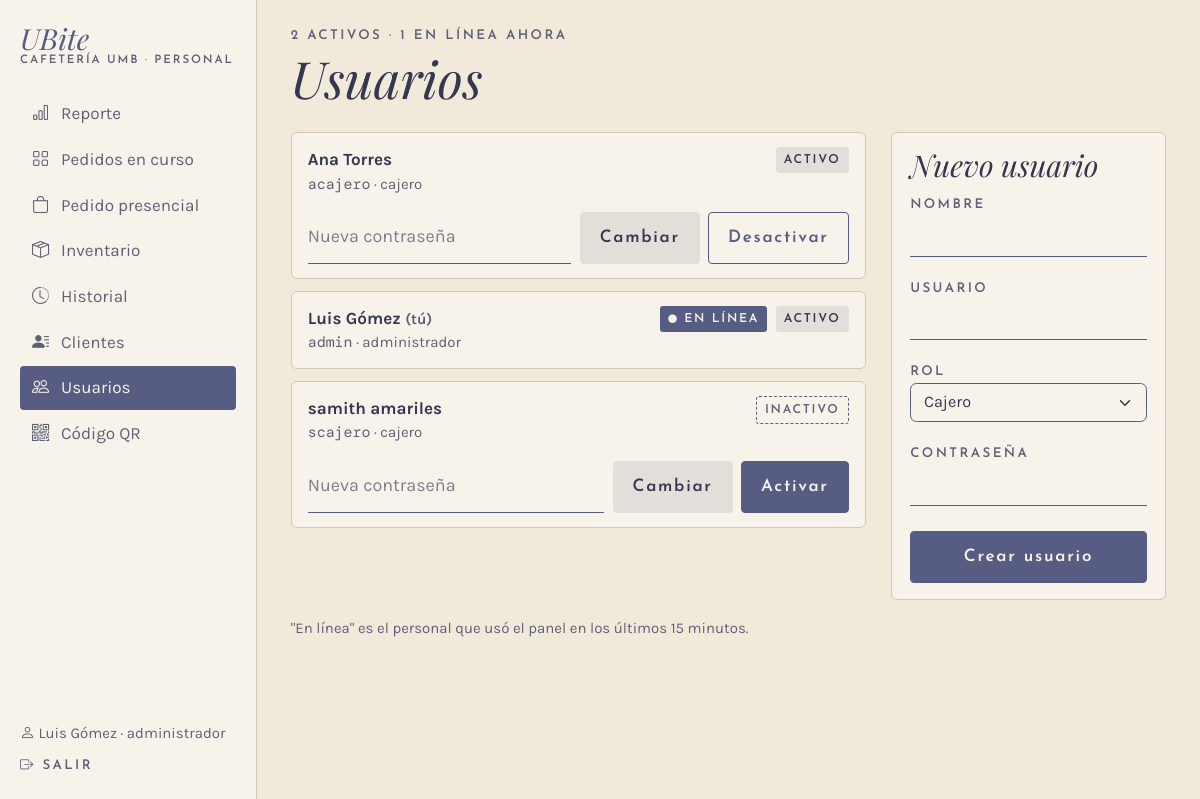
/admin/usuarios (signed in), run on the app's committed database.
### app/models.py (models this page shows, shortened)
class Usuario(UserMixin, db.Model):
    __tablename__ = "usuario"
    __table_args__ = (
        db.CheckConstraint("rol IN ('cajero', 'administrador')", name="ck_usuario_rol"),
    )
    id_usuario = db.Column(db.Integer, primary_key=True, autoincrement=True)
    nombre = db.Column(db.Text, nullable=False)
    rol = db.Column(db.Text, nullable=False)
    username = db.Column(db.Text, nullable=False, unique=True)
    password_hash = db.Column(db.Text, nullable=False)
    activo = db.Column(db.Boolean, nullable=False, default=True)
    @property
    def is_active(self):
        return bool(self.activo)

### app/routes/admin.py (the view, shortened to what this page needs)
@bp.route("/usuarios", methods=["GET", "POST"])
@rol_requerido("administrador")
def usuarios():
    limite = datetime.now() - timedelta(minutes=15)
    conectados = {i for i, t in en_linea.items() if t >= limite}
    lista = Usuario.query.order_by(Usuario.activo.desc(), Usuario.nombre).all()
    return render_template("admin/usuarios.html", usuarios=lista, conectados=conectados)

### app/__init__.py (called while the page is built)
@login_manager.user_loader
def cargar_usuario(id_usuario):
    from .models import Usuario
    return db.session.get(Usuario, int(id_usuario))

### app/database.py (called while the page is built)
@event.listens_for(Engine, "begin")
def _iniciar(conexion):
    conexion.exec_driver_sql("BEGIN IMMEDIATE" if _escritura.get() else "BEGIN")

### app/routes/__init__.py (called while the page is built)
def rol_requerido(*roles):
    def decorador(vista):
        @wraps(vista)
        @login_required
        def envoltura(*args, **kwargs):
            if current_user.rol not in roles:
                abort(403)
            return vista(*args, **kwargs)
        return envoltura
    return decorador

def datos_menu():
    if not current_user.is_authenticated:
        return {}
    from flask import request
    admin = current_user.rol == "administrador"
    seccion = request.endpoint
    if seccion in ("inventario.entrada", "inventario.producto"):
        seccion = "inventario.lista"
    return {"es_admin": admin, "seccion": seccion,
            "menu_personal": MENU_ADMIN if admin else MENU_CAJERO,
            "menu_inferior": INFERIOR_ADMIN if admin else INFERIOR_CAJERO}

### app/routes/cliente.py (called while the page is built)
@bp.app_context_processor
def datos_carrito():
    carrito = session.get("carrito", {})
    return {"unidades_carrito": sum(carrito.values())}

### app/templates/admin/usuarios.html (shortened to what this page needs)
{% extends "caja/_base.html" %}
{% set titulo_barra = "Usuarios" %}
{% block panel %}
<div class="mb-4">
  <p class="etiqueta mb-1">{{ usuarios|selectattr("activo")|list|length }} activos · {{ conectados|length }} en línea ahora</p>
  <h1 class="titulo display-5 mb-0 d-none d-lg-block">Usuarios</h1>
</div>
<div class="row g-4">
  <div class="col-lg-8">
    {% for u in usuarios %}
    <div class="tarjeta-pedido">
      <div class="d-flex flex-wrap justify-content-between align-items-start gap-2">
        <div>
          <div class="fw-bold">{{ u.nombre }} {% if u.id_usuario == current_user.id_usuario %}<span class="small suave">(tú)</span>{% endif %}</div>
          <div class="small suave"><span class="mono">{{ u.username }}</span> · {{ u.rol }}</div>
        </div>
        <div class="d-flex gap-2">
          {% if u.id_usuario in conectados %}<span class="chip chip-oscuro"><i class="bi bi-circle-fill" style="font-size:.5rem"></i> En línea</span>{% endif %}
          <span class="chip {{ 'chip-punteado' if not u.activo }}">{{ "Activo" if u.activo else "Inactivo" }}</span>
        </div>
      </div>
      {% if u.id_usuario != current_user.id_usuario %}
      <div class="d-flex flex-wrap gap-2 mt-3">
        <form method="post" class="d-flex gap-2 flex-fill">
          <input class="form-control linea-campo" type="password" name="clave" minlength="8" placeholder="Nueva contraseña" autocomplete="new-password" aria-label="Nueva contraseña de {{ u.username }}">
          <button class="btn btn-suave text-nowrap" name="accion" value="clave">Cambiar</button>
        </form>
        <form method="post">
          <button class="btn {{ 'btn-contorno' if u.activo else 'btn-ubite' }}" name="accion" value="activo">{{ "Desactivar" if u.activo else "Activar" }}</button>
        </form>
      </div>
      {% endif %}
    </div>
    {% endfor %}
  </div>
  <div class="col-lg-4">
    <form method="post" class="tarjeta">
      <h2 class="titulo fs-3">Nuevo usuario</h2>
      <label class="etiqueta" for="nombre">Nombre</label>
      <input class="form-control linea-campo mb-3" id="nombre" name="nombre" maxlength="60" required>
      <label class="etiqueta" for="username">Usuario</label>
      <input class="form-control linea-campo mb-3" id="username" name="username" maxlength="20" autocomplete="off" required>
      <label class="etiqueta" for="rol">Rol</label>
      <select class="form-select selector-categoria w-100 mb-3" id="rol" name="rol">
        <option value="cajero">Cajero</option>
      </select>
      <label class="etiqueta" for="clave">Contraseña</label>
      <input class="form-control linea-campo mb-4" id="clave" name="clave" type="password" minlength="8" maxlength="64" autocomplete="new-password" required>
      <button class="btn btn-ubite w-100" name="accion" value="crear">Crear usuario</button>
    </form>
  </div>
</div>
<p class="small suave mt-3">"En línea" es el personal que usó el panel en los últimos 15 minutos.</p>
{% endblock %}

### app/templates/caja/_base.html (shortened to what this page needs)
{% extends "base.html" %}
{% block clase_main %}{{ 'con-lateral' if es_admin }} container-xl py-4 con-barra-inferior{% endblock %}
{% block encabezado %}
{% if es_admin %}
<aside class="lateral d-none d-lg-flex">
  <a class="marca mb-4" href="{{ url_for('admin.reporte') }}"><span class="nombre">UBite</span><span class="sub">Cafetería UMB · Personal</span></a>
  <nav>
    {% for ruta, texto, icono in menu_personal %}
    <a href="{{ url_for(ruta) }}" class="{{ 'activo' if seccion == ruta }}"><i class="bi {{ icono }}"></i>{{ texto }}</a>
    {% endfor %}
  </nav>
  <div class="mt-auto pt-4 small">
    <div class="suave mb-2"><i class="bi bi-person"></i> {{ current_user.nombre }} · {{ current_user.rol }}</div>
    <a href="{{ url_for('auth.salir') }}" class="etiqueta text-decoration-none"><i class="bi bi-box-arrow-right"></i> Salir</a>
  </div>
</aside>
{% endif %}
{% endblock %}
{% block contenido %}
{% block panel %}{% endblock %}
{% endblock %}

### app/static/css/ubite.css (style rules this page uses)
:root { --papel: #F1E9DA; --papel-claro: #F8F3EA; --lavado: #E3DEDA; --linea: #D4C8B3; --tinta: #575D82; --tinta-oscura: #33374F; --tinta-suave: #5E6176; --alerta: #8A3B2E; --f-titulo: "Playfair Display", Georgia, serif; --f-etiqueta: "Josefin Sans", Arial, sans-serif; --f-texto: "Karla", Arial, sans-serif; --f-mono: "DM Mono", "Courier New", monospace; --bs-body-bg: var(--papel); --bs-body-color: var(--tinta-oscura); --bs-body-font-family: var(--f-texto); --bs-border-color: var(--linea); --bs-link-color-rgb: 51, 55, 79; --bs-link-hover-color-rgb: 87, 93, 130; }
html { background: var(--papel); font-size: clamp(16px, 0.55vw + 10.5px, 20px); }
body { min-height: 100vh; background: var(--papel); color: var(--tinta-oscura); font-family: var(--f-texto); }
.titulo { font-family: var(--f-titulo); font-style: italic; font-weight: 400; color: var(--tinta-oscura); line-height: 1.1; }
.etiqueta { font-family: var(--f-etiqueta); font-weight: 600; font-size: .78rem; letter-spacing: .18em; text-transform: uppercase; color: var(--tinta-suave); }
.mono { font-family: var(--f-mono); }
.suave { color: var(--tinta-suave); }
.marca { text-decoration: none; display: inline-block; line-height: 1; }
.marca .nombre { font-family: var(--f-titulo); font-style: italic; font-size: 1.7rem; color: var(--tinta); }
.marca .sub { display: block; margin-top: 2px; font-family: var(--f-etiqueta); font-weight: 600; font-size: .68rem; letter-spacing: .16em; text-transform: uppercase; color: var(--tinta-suave); }
.btn { font-family: var(--f-etiqueta); font-weight: 600; letter-spacing: .1em; border-radius: 4px; padding: .7rem 1.1rem; }
.btn-ubite { background: var(--tinta); border: 1px solid var(--tinta); color: var(--papel-claro); }
.btn-contorno { background: transparent; border: 1px solid var(--tinta); color: var(--tinta); }
.btn-suave { background: var(--lavado); border: 1px solid var(--lavado); color: var(--tinta-oscura); }
.form-control.linea-campo { background: transparent; border: 0; border-bottom: 1px solid var(--tinta); border-radius: 0; padding-left: 0; font-size: 1.05rem; color: var(--tinta-oscura); }
.form-control::placeholder { color: var(--tinta-suave); opacity: .8; }
.selector-categoria { width: auto; background-color: transparent; border-color: var(--tinta); color: var(--tinta-oscura); font-size: .95rem; }
.tarjeta { display: block; background: var(--papel-claro); border: 1px solid var(--linea); border-radius: 6px; padding: 16px 18px; }
.chip { display: inline-block; font-family: var(--f-etiqueta); font-weight: 600; font-size: .72rem; letter-spacing: .14em; text-transform: uppercase; background: var(--lavado); color: var(--tinta-oscura); padding: 4px 8px; border-radius: 3px; }
.chip-oscuro { background: var(--tinta); color: var(--papel-claro); }
.chip-punteado { background: transparent; border: 1px dashed var(--tinta-suave); color: var(--tinta-suave); }
.tarjeta-pedido { background: var(--papel-claro); border: 1px solid var(--linea); border-radius: 6px; padding: 14px 16px; margin-bottom: 12px; }
.lateral { position: fixed; top: 0; bottom: 0; left: 0; width: 15rem; z-index: 30; flex-direction: column; padding: 24px 20px; background: var(--papel-claro); border-right: 1px solid var(--linea); overflow-y: auto; }
.lateral nav, .lateral-links { display: flex; flex-direction: column; gap: 2px; }
.lateral nav a, .lateral-links a { display: flex; align-items: center; gap: 12px; padding: 9px 12px; border-radius: 4px; color: var(--tinta-suave); text-decoration: none; }
.lateral nav a.activo, .lateral-links a.activo { background: var(--tinta); color: var(--papel-claro); }
.chip { white-space: nowrap; }

### data on the page
Usuario: nombre "Luis Gómez", rol "administrador", shows "(tú)", username "admin", shows "EN LÍNEA", activo "ACTIVO"
Usuario: nombre "Ana Torres", username "acajero", rol "cajero", activo "ACTIVO", activo "Desactivar"
Usuario: nombre "samith amariles", username "scajero", rol "cajero", activo "INACTIVO", activo "Activar"

### other printed values
{{ texto }} "Reporte" "Pedidos en curso" "Pedido presencial" "Inventario" "Historial" "Clientes" "Usuarios" "Código QR"
{{ usuarios|selectattr("activo")|list|length }} "2"
{{ conectados|length }} "1"
